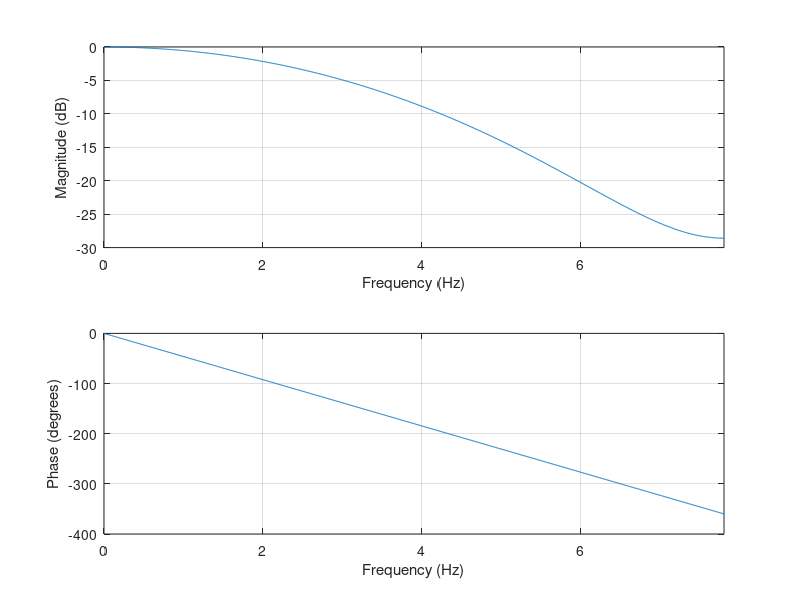

Write the MATLAB code that produced this figure.
clc;clear;
pkg load signal;

fs = 125/8;          % MHz
fc = 0.5;            % MHz
b = fir1(4, fc/(fs/2), 'low');
freqz(b,1,1024,fs);  % plot in Hzs
[H,f] = freqz(b,1,2048,fs);
mag_dB = 20*log10(abs(H));
idx = find(mag_dB <= -6, 1);
f_cutoff = f(idx);
printf("−6 dB cutoff ≈ %.3f MHz\n", f_cutoff);

% Conversion des coefficients en entiers sur 8 bits ()
nbits = 8;
k     = floor(-log2(max(b)));       % nb de fois qu'on peut doubler max(b) en restant < 1
nF    = nbits + k;                  % ici 8 + 1 = 9
b_int = round(b * 2^nF);            % 18 123 230 123 18
printf("nF = %d, scale = %d\n", nF, 2^nF);
printf("b_int = "); printf("%d ", b_int); printf("\n");
printf("sum(b_int) = %d\n", sum(b_int));   % 512 = 2^nF -> gain 1
print('-dpng', '-r150', '../rapport/figures/bode_lowpass.png');
